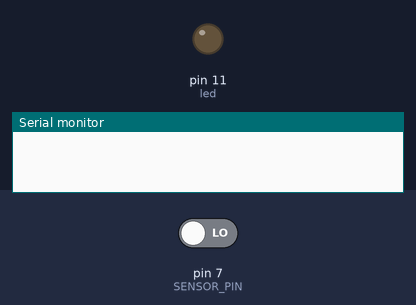
The program below on a simulated Arduino Uno, built with avr-gcc and run on an emulated ATmega328P. Parts: output pins drawn as LEDs (lit = HIGH), the last lines printed to the serial monitor. Inputs (shaded band) come from the test bench; at power-on: pin 7 (SENSOR_PIN) LOW.

Above: at 1.2 s.
1.3 s: pin 7 (SENSOR_PIN) driven HIGH
At 1.8 s:
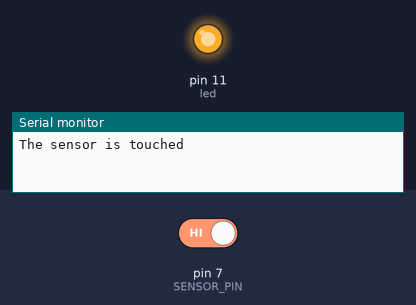
Timing chart, 0 to 4.3 s (numbered marks = the images above; inputs shaded):
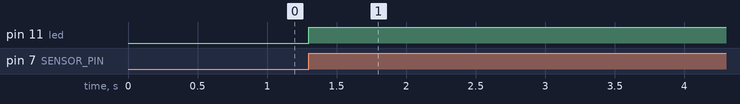

Measured:
- after the input at 1.3 s, pin 11 (led): LOW → HIGH at once

The program:

main.cpp
```cpp
#include <Arduino.h>

// constants won't change. They're used here to set pin numbers:
const int SENSOR_PIN = 7; // the Arduino's input pin that connects to the sensor's SIGNAL pin
const int led = 11;

// Variables will change:
int lastState = LOW;      // the previous state from the input pin
int currentState;         // the current reading from the input pin

void setup() {
  // initialize serial communication at 9600 bits per second:
  Serial.begin(9600);
  // initialize the Arduino's pin as aninput
  pinMode(SENSOR_PIN, INPUT);
  pinMode(led,OUTPUT);
}

void loop() {
  // read the state of the the input pin:
  currentState = digitalRead(SENSOR_PIN);

  // digitalWrite(led, HIGH);
  if(lastState == LOW && currentState == HIGH)
    {
      Serial.println("The sensor is touched");
      digitalWrite(led, HIGH);
    }

  // save the the last state
  lastState = currentState;
}
```
